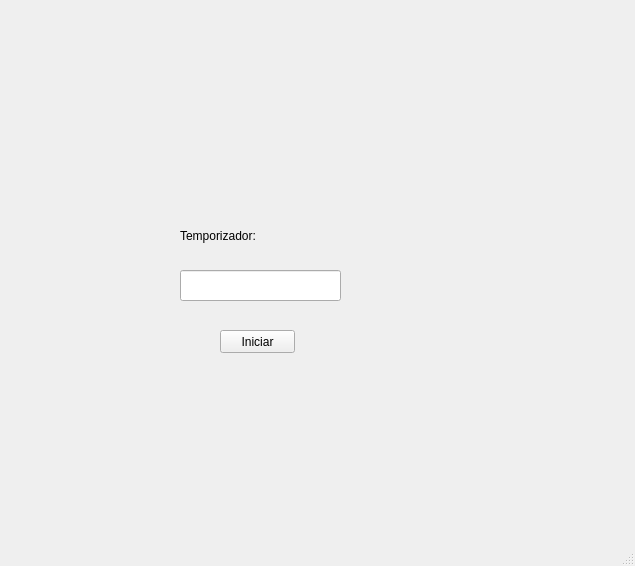
<?xml version="1.0" encoding="UTF-8"?>
<ui version="4.0">
 <class>MainWindow</class>
 <widget class="QMainWindow" name="MainWindow">
  <property name="geometry">
   <rect>
    <x>0</x>
    <y>0</y>
    <width>635</width>
    <height>566</height>
   </rect>
  </property>
  <property name="windowTitle">
   <string>MainWindow</string>
  </property>
  <widget class="QWidget" name="centralwidget">
   <widget class="QLabel" name="label">
    <property name="geometry">
     <rect>
      <x>490</x>
      <y>400</y>
      <width>141</width>
      <height>121</height>
     </rect>
    </property>
    <property name="text">
     <string/>
    </property>
    <property name="pixmap">
     <pixmap resource="../Archivos/Recursos.qrc">:/Logos/logo equipo 3.jpg</pixmap>
    </property>
    <property name="scaledContents">
     <bool>true</bool>
    </property>
   </widget>
   <widget class="QLabel" name="label_2">
    <property name="geometry">
     <rect>
      <x>10</x>
      <y>10</y>
      <width>151</width>
      <height>111</height>
     </rect>
    </property>
    <property name="styleSheet">
     <string notr="true"/>
    </property>
    <property name="text">
     <string/>
    </property>
    <property name="pixmap">
     <pixmap resource="../Archivos/Recursos.qrc">:/Logos/Logo UAT.png</pixmap>
    </property>
    <property name="scaledContents">
     <bool>true</bool>
    </property>
   </widget>
   <widget class="QLabel" name="label_3">
    <property name="geometry">
     <rect>
      <x>480</x>
      <y>0</y>
      <width>151</width>
      <height>111</height>
     </rect>
    </property>
    <property name="styleSheet">
     <string notr="true">background-image: url(:/Logos/993966.png);</string>
    </property>
    <property name="text">
     <string/>
    </property>
    <property name="pixmap">
     <pixmap resource="../Archivos/Recursos.qrc">:/Logos/logo facultad de ingenieria uat.png</pixmap>
    </property>
    <property name="scaledContents">
     <bool>true</bool>
    </property>
   </widget>
   <widget class="QLabel" name="label_5">
    <property name="geometry">
     <rect>
      <x>180</x>
      <y>220</y>
      <width>121</width>
      <height>31</height>
     </rect>
    </property>
    <property name="text">
     <string>Temporizador:</string>
    </property>
   </widget>
   <widget class="QLineEdit" name="txt_temporizador">
    <property name="geometry">
     <rect>
      <x>180</x>
      <y>270</y>
      <width>161</width>
      <height>31</height>
     </rect>
    </property>
   </widget>
   <widget class="QPushButton" name="btn_temporizador">
    <property name="geometry">
     <rect>
      <x>220</x>
      <y>330</y>
      <width>75</width>
      <height>23</height>
     </rect>
    </property>
    <property name="text">
     <string>Iniciar</string>
    </property>
   </widget>
  </widget>
  <widget class="QMenuBar" name="menubar">
   <property name="geometry">
    <rect>
     <x>0</x>
     <y>0</y>
     <width>635</width>
     <height>21</height>
    </rect>
   </property>
  </widget>
  <widget class="QStatusBar" name="statusbar"/>
 </widget>
 <resources>
  <include location="../Archivos/Recursos.qrc"/>
 </resources>
 <connections/>
</ui>
